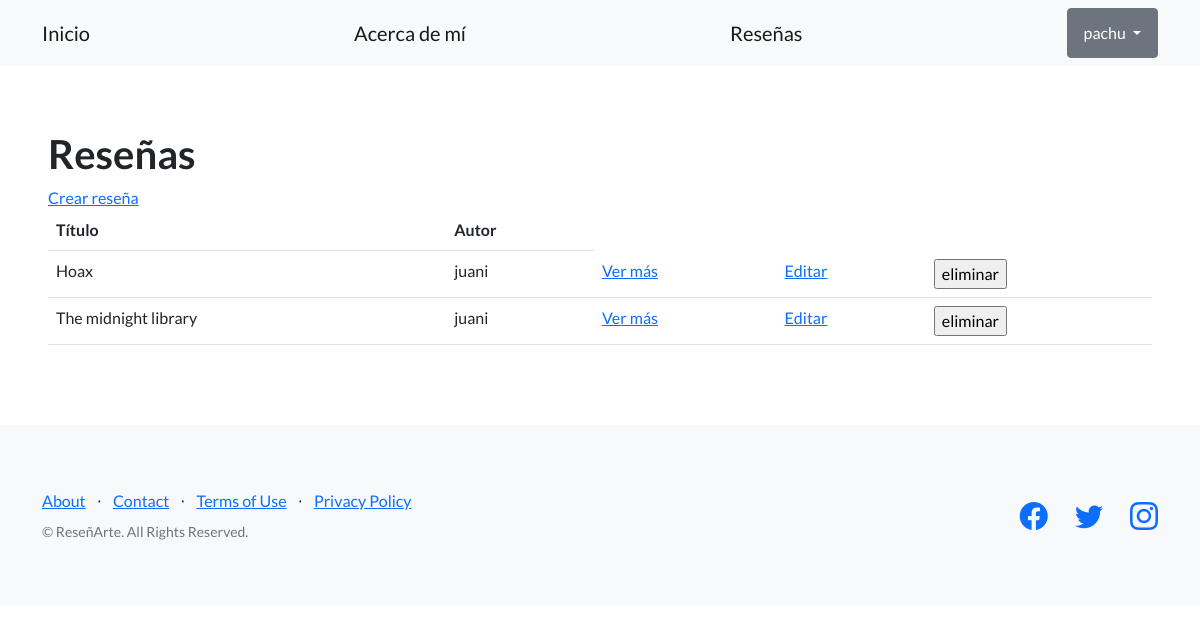
The app's page /blog/pages/ (signed in) with its own data.
### blog/models.py (models this page shows, shortened)
class Reseña (models.Model):
    titulo = models.CharField(max_length=256)
    subtitulo = models.CharField(max_length=256)
    cuerpo = models.TextField()
    autor = models.ForeignKey(User, on_delete=models.CASCADE)
    fecha = models.DateField(null=True, blank=True)

### blog/views.py (the view)
# urls.py: path("pages/", listar_reseñas, name="listar_reseñas"),
def listar_reseñas(request):
   contexto = {
       "reseñas": Reseña.objects.all(),
   }
   http_response = render(
       request=request,
       template_name='blog/lista_reseñas.html',
       context=contexto,
   )
   return http_response

### blog/templates/blog/lista_reseñas.html (shortened to what this page needs)
{% extends "blog/base.html" %}
{% load static %}
{% block contenido %}
<section>
    <div>
      <h1>Reseñas</h1>
      {% if reseñas %}
      <a href="{% url 'crear_reseña' %}">Crear reseña</a>
      <table class="table">
        <tbody>
          <tr>
            <th>Título</th>
            <th>Autor</th>
          </tr>
          {% for reseña in reseñas %}
          <tr>
            <td>{{ reseña.titulo }}</td>
            <td>{{ reseña.autor }}</td>
            <td>
              <a href="{% url 'ver_reseña' reseña.id %}">Ver más</a>
            </td>
            <td>
              <a href="{% url 'editar_reseña' reseña.id %}">Editar</a>
            </td>
            <td>
              <form action="{% url 'eliminar_reseña' reseña.id %}" method="post">
                <input type="submit" value="eliminar"/>
              </form>
            </td>
          </tr>
          {% endfor %}
        </tbody>
      </table>
      {% else %}
      <h5>No hay reseñas aún</h5>
      <a href="{% url 'crear_reseña' %}">Crear reseña</a>
      {% endif %}
    </div>
   </section>
{% endblock contenido %}

### blog/templates/blog/base.html (shortened to what this page needs)
{% load static %}
<!DOCTYPE html>
<html lang="en">
    <head>
        <link href="https://cdn.jsdelivr.net/npm/bootstrap-icons@1.5.0/font/bootstrap-icons.css" rel="stylesheet" type="text/css" />
        <link href= "{% static 'blog/css/styles.css' %}"" rel="stylesheet" />
    </head>
    <body>
        <nav class="navbar navbar-light bg-light static-top">
            <div class="container">
                <a class="navbar-brand" href="{% url 'inicio' %}">Inicio</a>
                <a class="navbar-brand" href="{% url 'about' %}">Acerca de mí</a>
                <a class="navbar-brand" href="{% url 'listar_reseñas' %}">Reseñas</a>
                {% if user.is_authenticated %}
                <div class="dropdown">
                    <button class="btn btn-secondary dropdown-toggle" type="button" id="dropdownMenuButton1" data-bs-toggle="dropdown" aria-expanded="false">
                        <div style="display: inline-flex;">
                            <span>{{ user.username }}</span>
                        </div>
                    </button>
                    </div>
                </div>
                {% else %}
                <a class="navbar-brand" href="{% url 'registro' %}">Registro</a>
                <a class="navbar-brand" href="{% url 'login' %}">Iniciar sesión</a>
                {% endif %}
        </nav>
        <section style="padding:4rem 3rem;">
            {% block contenido %}
            {% endblock contenido %}
        </section>
        <footer class="footer bg-light">
            <div class="container">
                <div class="row">
                    <div class="col-lg-6 h-100 text-center text-lg-start my-auto">
                        <ul class="list-inline mb-2">
                            <li class="list-inline-item"><a href="#!">About</a></li>
                            <li class="list-inline-item">⋅</li>
                            <li class="list-inline-item"><a href="#!">Contact</a></li>
                            <li class="list-inline-item">⋅</li>
                            <li class="list-inline-item"><a href="#!">Terms of Use</a></li>
                            <li class="list-inline-item">⋅</li>
                            <li class="list-inline-item"><a href="#!">Privacy Policy</a></li>
                        </ul>
                        <p class="text-muted small mb-4 mb-lg-0">&copy; ReseñArte. All Rights Reserved.</p>
                    </div>
                    <div class="col-lg-6 h-100 text-center text-lg-end my-auto">
                        <ul class="list-inline mb-0">
                            <li class="list-inline-item me-4">
                                <a href="#!"><i class="bi-facebook fs-3"></i></a>
                            </li>
                            <li class="list-inline-item me-4">
                                <a href="#!"><i class="bi-twitter fs-3"></i></a>
                            </li>
                            <li class="list-inline-item">
                                <a href="#!"><i class="bi-instagram fs-3"></i></a>
                            </li>
                        </ul>
                    </div>
                </div>
            </div>
        </footer>
    </body>
</html>

### records on screen
Reseña: titulo "Hoax", autor "juani"
Reseña: titulo "The midnight library", autor "juani"

### other values on screen
{{ user.username }} "pachu"
